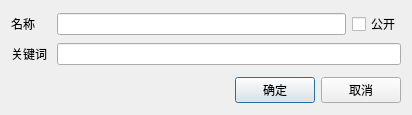
<?xml version="1.0" encoding="UTF-8"?>
<ui version="4.0">
 <class>MovieIpNewDialog</class>
 <widget class="QDialog" name="MovieIpNewDialog">
  <property name="geometry">
   <rect>
    <x>0</x>
    <y>0</y>
    <width>412</width>
    <height>115</height>
   </rect>
  </property>
  <property name="windowTitle">
   <string>Dialog</string>
  </property>
  <layout class="QVBoxLayout" name="verticalLayout">
   <item>
    <layout class="QHBoxLayout" name="hLayout_Name">
     <item>
      <widget class="QLabel" name="label_Name">
       <property name="minimumSize">
        <size>
         <width>40</width>
         <height>0</height>
        </size>
       </property>
       <property name="text">
        <string>名称</string>
       </property>
      </widget>
     </item>
     <item>
      <widget class="QLineEdit" name="lineEdit_Name"/>
     </item>
     <item>
      <widget class="QCheckBox" name="checkBox_Display">
       <property name="text">
        <string>公开</string>
       </property>
      </widget>
     </item>
    </layout>
   </item>
   <item>
    <layout class="QHBoxLayout" name="hLayout_Keywords">
     <item>
      <widget class="QLabel" name="label_Keywords">
       <property name="minimumSize">
        <size>
         <width>40</width>
         <height>0</height>
        </size>
       </property>
       <property name="text">
        <string>关键词</string>
       </property>
      </widget>
     </item>
     <item>
      <widget class="QLineEdit" name="lineEdit_Keywords"/>
     </item>
    </layout>
   </item>
   <item>
    <spacer name="vSpacer_Space">
     <property name="orientation">
      <enum>Qt::Vertical</enum>
     </property>
     <property name="sizeType">
      <enum>QSizePolicy::Fixed</enum>
     </property>
     <property name="sizeHint" stdset="0">
      <size>
       <width>20</width>
       <height>5</height>
      </size>
     </property>
    </spacer>
   </item>
   <item>
    <layout class="QHBoxLayout" name="hLayout_OkCancel">
     <item>
      <spacer name="hSpacer_OkCancel">
       <property name="orientation">
        <enum>Qt::Horizontal</enum>
       </property>
       <property name="sizeHint" stdset="0">
        <size>
         <width>40</width>
         <height>20</height>
        </size>
       </property>
      </spacer>
     </item>
     <item>
      <widget class="QPushButton" name="pushButton_Ok">
       <property name="text">
        <string>确定</string>
       </property>
      </widget>
     </item>
     <item>
      <widget class="QPushButton" name="pushButton_Cancel">
       <property name="text">
        <string>取消</string>
       </property>
      </widget>
     </item>
    </layout>
   </item>
  </layout>
 </widget>
 <resources/>
 <connections/>
</ui>
